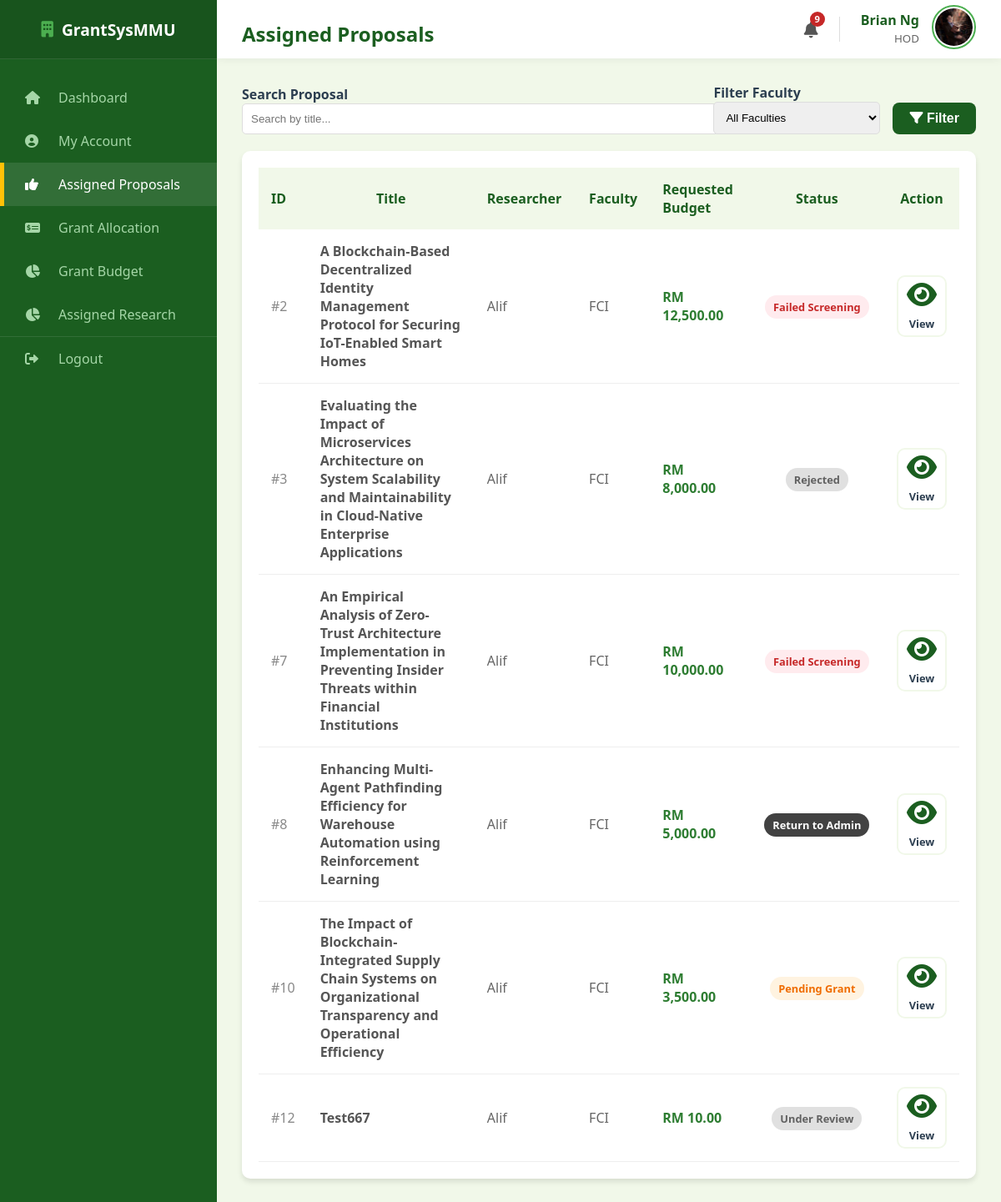
Screenshot of /hod/proposals (signed in) with the database file from the repository.
### models.py (models this page shows, shortened)
class User(db.Model):
    __tablename__ = "user"
    mmu_id = db.Column(db.String(15), primary_key=True)
    name = db.Column(db.String(150), nullable=False)
    email = db.Column(db.String(100), unique=True, nullable=False)
    password = db.Column(db.String(100), nullable=False)
    faculty = db.Column(db.String(100), nullable=False)
    user_role = db.Column(db.String(25), nullable=False)
    profile_image = db.Column(db.String(20), nullable=False, default="default.jpg")
    phone_number = db.Column(db.String(20), nullable=True)
    admin_profile = db.relationship(
        "Admin", backref="user_info", uselist=False, cascade="all, delete-orphan"
    )
    researcher_profile = db.relationship(
        "Researcher", backref="user_info", uselist=False, cascade="all, delete-orphan"
    )
    reviewer_profile = db.relationship(
        "Reviewer", backref="user_info", uselist=False, cascade="all, delete-orphan"
    )
    hod_profile = db.relationship(
        "HOD", backref="user_info", uselist=False, cascade="all, delete-orphan"
    )

class Proposal(db.Model):
    __tablename__ = "proposal"
    proposal_id = db.Column(db.Integer, primary_key=True)
    title = db.Column(db.String(255), nullable=False)
    research_area = db.Column(db.String(100), nullable=False, default="General")
    requested_budget = db.Column(db.Float, nullable=False)
    status = db.Column(db.String(30), nullable=False, default="Draft")
    submission_date = db.Column(db.Date, default=malaysia_now)
    document_file = db.Column(db.String(100), nullable=True)
    review_score = db.Column(db.Integer, nullable=True)
    review_feedback = db.Column(db.Text, nullable=True)
    review_draft = db.Column(db.Text, nullable=True)
    researcher_id = db.Column(
        db.Integer, db.ForeignKey("researcher.researcher_id"), nullable=False
    )
    cycle_id = db.Column(
        db.Integer, db.ForeignKey("grant_cycle.cycle_id"), nullable=False
    )
    assigned_reviewer_id = db.Column(
        db.Integer, db.ForeignKey("reviewer.reviewer_id"), nullable=True
    )
    assigned_hod_id = db.Column(db.Integer, db.ForeignKey("hod.hod_id"), nullable=True)
    reviewer = db.relationship("Reviewer", foreign_keys=[assigned_reviewer_id])
    hod = db.relationship("HOD", foreign_keys=[assigned_hod_id])
    deadlines = db.relationship(
        "Deadline", backref="proposal", cascade="all, delete-orphan"
    )

### routes/hod_routes.py (the view)
@hod_bp.route("/hod/proposals")
def hod_assigned_proposals():
    if session.get("role") != "HOD":
        return redirect(url_for("hod.hod_login"))
    current_hod = HOD.query.filter_by(mmu_id=session["user_id"]).first()
    search_query = request.args.get("search", "")
    filter_faculty = request.args.get("faculty", "")
    page = request.args.get("page", 1, type=int)
    per_page = 8
    query = (
        Proposal.query.filter(
            Proposal.assigned_hod_id == current_hod.hod_id,
            ~Proposal.status.in_(["Approved", "Completed", "Terminated"]),
        )
        .join(Researcher)
        .join(User)
    )
    if search_query:
        query = query.filter(Proposal.title.ilike(f"%{search_query}%"))
    if filter_faculty:
        query = query.filter(User.faculty == filter_faculty)
    pagination = query.paginate(page=page, per_page=per_page, error_out=False)
    return render_template(
        "hod_assigned_proposals.html",
        proposals=pagination.items,
        pagination=pagination,
        user=User.query.get(session["user_id"]),
        faculties=Faculty.query.all(),
    )

### main.py (called while the page is built)
@app.context_processor
def inject_notifications():
    if "user_id" in session:
        unread = Notification.query.filter_by(recipient_id=session["user_id"], is_read=False).count()
        return dict(unread_notifications=unread)
    return dict(unread_notifications=0)

### templates/hod_assigned_proposals.html (shortened to what this page needs)
<!DOCTYPE html>
<html lang="en">
<head>
    <link rel="stylesheet" type="text/css" href="{{ url_for('static', filename='style.css') }}">
    <link rel="stylesheet" href="https://cdnjs.cloudflare.com/ajax/libs/font-awesome/6.0.0/css/all.min.css">
</head>
<body>
    <div class="dashboard-container">
        <div class="sidebar">
            <div class="sidebar-header"><i class="fas fa-building"
                    style="margin-right: 10px; color: var(--secondary-color);"></i> GrantSysMMU</div>
            <ul class="sidebar-menu">
                <li><a href="{{ url_for('hod.hod_dashboard') }}"><i class="fas fa-home"></i> Dashboard</a></li>
                <li><a href="{{ url_for('hod.hod_profile') }}"><i class="fas fa-user-circle"></i> My Account</a></li>
                <li class="active"><a href="{{ url_for('hod.hod_assigned_proposals') }}"><i class="fas fa-thumbs-up"></i>
                        Assigned Proposals</a></li>
                <li><a href="{{ url_for('hod.hod_grant_allocation') }}"><i class="fas fa-money-check-alt"></i> Grant Allocation</a></li>
                <li><a href="{{ url_for('hod.hod_grant_budget') }}"><i class="fas fa-chart-pie"></i> Grant Budget</a></li>
                <li><a href="{{ url_for('hod.hod_assigned_research') }}"><i class="fas fa-chart-pie"></i> Assigned Research</a></li>
                <li style="margin-top: auto; border-top: 1px solid rgba(255,255,255,0.1);">
                    <a href="{{ url_for('auth.logout') }}"><i class="fas fa-sign-out-alt"></i> Logout</a>
                </li>
            </ul>
        </div>
        <div class="main-content">
            <div class="top-bar">
                <h2>Assigned Proposals</h2>
                <div style="display: flex; align-items: center; gap: 25px;">
                    <a href="{{ url_for('auth.view_notifications') }}"
                        style="position: relative; color: #555; font-size: 1.2rem; text-decoration: none;">
                        <i class="fas fa-bell"></i>
                        {% if unread_notifications > 0 %}
                        <span
                            style="position: absolute; top: -8px; right: -8px; background: #c62828; color: white; border-radius: 50%; width: 18px; height: 18px; font-size: 0.7rem; display: flex; align-items: center; justify-content: center; font-weight: bold;">
                            {{ unread_notifications }}
                        </span>
                        {% endif %}
                    </a>
                    <div style="display: flex; align-items: center; gap: 15px;">
                        <div style="text-align: right; line-height: 1.3;">
                            <span style="display: block; font-weight: bold; color: #1b5e20;">{{ user.name }}</span>
                            <small style="color: #666;">HOD</small>
                        </div>
                        <a href="{{ url_for('hod.hod_profile') }}">
                            <img src="{{ url_for('static', filename='profile_pics/' + user.profile_image) }}"
                                alt="Profile"
                                style="width: 45px; height: 45px; border-radius: 50%; object-fit: cover; border: 2px solid #4caf50; padding: 2px;">
                        </a>
                    </div>
                </div>
            </div>
            <div class="content-wrapper">
                <div class="section-card" style="margin-bottom: 20px;">
                    <form method="GET" action="{{ url_for('hod.hod_assigned_proposals') }}"
                        style="display: flex; gap: 15px; align-items: flex-end;">
                        <div style="flex: 1;">
                            <label style="font-weight: bold;">Search Proposal</label>
                            <input type="text" name="search" placeholder="Search by title..."
                                value="{{ request.args.get('search', '') }}"
                                style="width: 100%; padding: 10px; border: 1px solid #ddd; border-radius: 5px;">
                        </div>
                        <div style="width: 200px;">
                            <label style="font-weight: bold;">Filter Faculty</label>
                            <select name="faculty"
                                style="width: 100%; padding: 10px; border: 1px solid #ddd; border-radius: 5px;">
                                <option value="">All Faculties</option>
                            </select>
                        </div>
                        <button type="submit" class="btn-primary" style="width: auto; padding: 10px 20px;"><i
                                class="fas fa-filter"></i> Filter</button>
                    </form>
                </div>
                <div class="table-card">
                    <table style="width: 100%; border-collapse: collapse;">
                        <thead>
                            <tr style="background: #f1f8e9; color: #1b5e20;">
                                <th style="padding: 15px; width:5%; text-align: left;">ID</th>
                                <th style="padding: 15px; width:30%; text-align: center;">Title</th>
                                <th style="padding: 15px; width:15%; text-align: left;">Researcher</th>
                                <th style="padding: 15px; width:5%; text-align: left;">Faculty</th>
                                <th style="padding: 15px; width:15%; text-align: left;">Requested Budget</th>
                                <th style="padding: 15px; width:20%; text-align: center;">Status</th>
                                <th style="padding: 15px; width:10%; text-align: center;">Action</th>
                            </tr>
                        </thead>
                        <tbody>
                            {% for p in proposals %}
                            <tr style="border-bottom: 1px solid #eee;">
                                <td style="padding: 15px; color: #888;">#{{ p.proposal_id }}</td>
                                <td style="padding: 15px; font-weight: bold; color: #555;">{{ p.title }}</td>
                                <td style="padding: 15px; color: #666;">{{ p.researcher.user_info.name }}</td>
                                <td style="padding: 15px; color: #666;">{{ p.researcher.user_info.faculty }}</td>
                                <td style="padding: 15px; font-weight: bold; color: #2e7d32;">RM {{ "{:,.2f}".format(p.requested_budget) }}</td>
                                <td style="padding: 15px; text-align: center;">
                                    <span style="
                                        white-space: nowrap;
                                        padding: 5px 10px; border-radius: 15px; font-size: 0.8rem; font-weight: bold;
                                        {% if p.status == 'Passed Screening' %}
                                            background: #e3f2fd; color: #1565c0;
                                        {% elif p.status == 'Failed Screening' %}
                                            background: #ffebee; color: #c62828;
                                        {% elif p.status == 'Return for Reassignment' %}
                                            background:#424242; color:#fff;
                                        {% elif p.status == 'Pending HOD Approval' %}
                                            background:#d8bfd8; color:#50404d;
                                        {% elif p.status == 'Pending Grant' %}
                                            background:#fff3e0; color:#ef6c00;
                                        {% elif p.status == 'Approved' %}
                                            background:#e8f5e9; color:#2e7d32;
                                        {% else %}
                                            background:#e0e0e0; color:#616161;
                                        {% endif %}
                                    ">
                                        {% if p.status == 'Return for Reassignment' %}
                                            Return to Admin
                                        {% else %}
                                            {{ p.status }}
                                        {% endif %}
                                    </span>
                                </td>
                                <td style="padding: 15px; text-align: center;">
                                    <a href="{{ url_for('hod.hod_view_proposal', proposal_id=p.proposal_id) }}"
                                        class="btn-outline" style="padding: 5px 10px; font-size: 0.8rem;">
                                        <i class="fas fa-eye"></i> View
                                    </a>
                                </td>
                            </tr>
                            {% else %}
                            <tr>
                                <td colspan="7" style="padding: 20px; text-align: center; color: #777;">No proposals assigned to you yet.</td>
                            </tr>
                            {% endfor %}
                        </tbody>
                    </table>
                </div>
            </div>
        </div>
    </div>
</body>
</html>

### static/style.css (style rules this page uses)
:root { --primary-color: #1b5e20; --secondary-color: #4caf50; --accent-color: #ffc107; --bg-light: #f1f8e9; --white: #ffffff; --text-dark: #2c3e50; --text-muted: #607d8b; --sidebar-width: 260px; --shadow: 0 4px 6px rgba(0, 0, 0, 0.1); }
body { font-family: 'Segoe UI', 'Roboto', Helvetica, Arial, sans-serif; margin: 0; padding: 0; background-color: var(--bg-light); color: var(--text-dark); }
.dashboard-container { display: flex; min-height: 100vh; }
.sidebar { width: var(--sidebar-width); background-color: var(--primary-color); color: white; display: flex; flex-direction: column; position: fixed; height: 100%; z-index: 100; }
.sidebar-header { height: 70px; display: flex; align-items: center; justify-content: center; background-color: rgba(0, 0, 0, 0.1); font-size: 1.2rem; font-weight: bold; border-bottom: 1px solid rgba(255, 255, 255, 0.1); }
.sidebar-menu { list-style: none; padding: 0; margin: 20px 0; }
.sidebar-menu li a { display: flex; align-items: center; padding: 15px 25px; color: #a5d6a7; text-decoration: none; transition: 0.3s; border-left: 5px solid transparent; }
.sidebar-menu li a:hover, .sidebar-menu li.active a { background-color: rgba(255, 255, 255, 0.1); color: white; border-left-color: var(--accent-color); }
.sidebar-menu li a i { width: 30px; margin-right: 10px; }
.main-content { margin-left: var(--sidebar-width); width: calc(100% - var(--sidebar-width)); background-color: var(--bg-light); display: flex; flex-direction: column; min-height: 100vh; }
.top-bar { width: 100%; height: 70px; background: white; display: flex; align-items: center; justify-content: space-between; padding: 0 30px; box-shadow: 0 2px 10px rgba(0, 0, 0, 0.05); box-sizing: border-box; position: sticky; top: 0; z-index: 50; }
body { margin: 0; }
.dashboard-container { display: flex; min-height: 100vh; width: 100%; }
.sidebar { width: 260px; flex-shrink: 0; }
.main-content { flex: 1; display: flex; flex-direction: column; width: 100%; }
.content-wrapper { padding: 30px; }
.btn-primary { background-color: var(--primary-color); color: white; border: none; padding: 14px; width: 100%; font-size: 1rem; font-weight: 600; border-radius: 8px; cursor: pointer; transition: background 0.3s; margin-top: 10px; }
.btn-outline { background: white; border: 2px solid var(--bg-light); color: var(--text-dark); padding: 20px; border-radius: 10px; text-decoration: none; font-weight: 600; transition: all 0.3s; display: flex; flex-direction: column; align-items: center; justify-content: center; }
.btn-outline i { font-size: 2rem; margin-bottom: 10px; color: var(--primary-color); }
.table-card { background: white; padding: 20px; border-radius: 10px; box-shadow: var(--shadow); }
h2 { margin-bottom: 0.5rem; color: var(--primary-color); }

### rows the page displays
User: name "Brian Ng", profile_image (picture)
Proposal: proposal_id "2", title "A Blockchain-Based Decentralized Identity Management Protocol for Securing IoT-Enabled Smart Homes", researcher.user_info.name "Alif", researcher.user_info.faculty "FCI", requested_budget "12,500.00", status "Failed Screening"
Proposal: proposal_id "3", title "Evaluating the Impact of Microservices Architecture on System Scalability and Maintainability in Cloud-Native Enterprise Applications", researcher.user_info.name "Alif", researcher.user_info.faculty "FCI", requested_budget "8,000.00", status "Rejected"
Proposal: proposal_id "7", title "An Empirical Analysis of Zero-Trust Architecture Implementation in Preventing Insider Threats within Financial Institutions", researcher.user_info.name "Alif", researcher.user_info.faculty "FCI", requested_budget "10,000.00", status "Failed Screening"
Proposal: proposal_id "8", title "Enhancing Multi-Agent Pathfinding Efficiency for Warehouse Automation using Reinforcement Learning", researcher.user_info.name "Alif", researcher.user_info.faculty "FCI", requested_budget "5,000.00", shows "Return to Admin"
Proposal: proposal_id "10", title "The Impact of Blockchain-Integrated Supply Chain Systems on Organizational Transparency and Operational Efficiency", researcher.user_info.name "Alif", researcher.user_info.faculty "FCI", requested_budget "3,500.00", status "Pending Grant"
Proposal: proposal_id "12", title "Test667", researcher.user_info.name "Alif", researcher.user_info.faculty "FCI", requested_budget "10.00", status "Under Review"

### other values shown
{{ unread_notifications }} "9"
